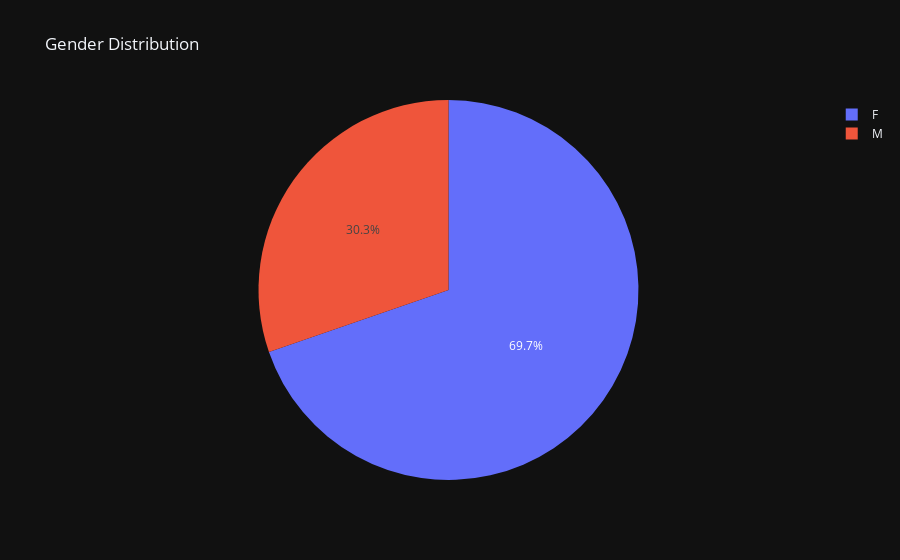

The cell this chart's notebook holds for it:
### Code cell
px.pie(df, names='Gender',
       title='Gender Distribution',template='plotly_dark',)

### Figure 1 — Plotly figure (JSON) as saved in the notebook; plotly's stock layout.template omitted (floating-point values rounded to 4 significant figures; data arrays with more than 128 entries replaced by an {"elided": "..."} marker saying what was removed)
{"data": [{"domain": {"x": [0, 1], "y": [0, 1]}, "hovertemplate": "Gender=%{label}<extra></extra>", "labels": {"elided": "11251 str values"}, "legendgroup": "", "name": "", "showlegend": true, "type": "pie"}], "layout": {"legend": {"tracegroupgap": 0}, "title": {"text": "Gender Distribution"}}}
